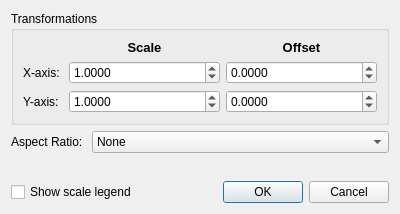
<?xml version="1.0" encoding="UTF-8"?>
<ui version="4.0">
 <class>Dialog</class>
 <widget class="QDialog" name="Dialog">
  <property name="geometry">
   <rect>
    <x>0</x>
    <y>0</y>
    <width>400</width>
    <height>214</height>
   </rect>
  </property>
  <property name="minimumSize">
   <size>
    <width>400</width>
    <height>214</height>
   </size>
  </property>
  <property name="maximumSize">
   <size>
    <width>16777215</width>
    <height>214</height>
   </size>
  </property>
  <property name="windowTitle">
   <string>Edit Image Transformations</string>
  </property>
  <layout class="QVBoxLayout" name="verticalLayout">
   <item>
    <widget class="QGroupBox" name="transform_group">
     <property name="styleSheet">
      <string notr="true"/>
     </property>
     <property name="title">
      <string>Transformations</string>
     </property>
     <layout class="QVBoxLayout" name="verticalLayout_2">
      <item>
       <layout class="QGridLayout" name="gridLayout_2">
        <item row="0" column="1">
         <widget class="QLabel" name="scale_header">
          <property name="font">
           <font>
            <pointsize>10</pointsize>
            <weight>75</weight>
            <bold>true</bold>
           </font>
          </property>
          <property name="text">
           <string>Scale</string>
          </property>
          <property name="alignment">
           <set>Qt::AlignCenter</set>
          </property>
         </widget>
        </item>
        <item row="0" column="2">
         <widget class="QLabel" name="offset_header">
          <property name="font">
           <font>
            <pointsize>10</pointsize>
            <weight>75</weight>
            <bold>true</bold>
           </font>
          </property>
          <property name="text">
           <string>Offset</string>
          </property>
          <property name="alignment">
           <set>Qt::AlignCenter</set>
          </property>
         </widget>
        </item>
        <item row="1" column="0">
         <widget class="QLabel" name="x_trans">
          <property name="text">
           <string>X-axis: </string>
          </property>
         </widget>
        </item>
        <item row="1" column="1">
         <widget class="QDoubleSpinBox" name="ui_xscale">
          <property name="sizePolicy">
           <sizepolicy hsizetype="Expanding" vsizetype="Fixed">
            <horstretch>0</horstretch>
            <verstretch>0</verstretch>
           </sizepolicy>
          </property>
          <property name="decimals">
           <number>4</number>
          </property>
          <property name="minimum">
           <double>0.000100000000000</double>
          </property>
          <property name="maximum">
           <double>99999.999899999995250</double>
          </property>
          <property name="value">
           <double>1.000000000000000</double>
          </property>
         </widget>
        </item>
        <item row="1" column="2">
         <widget class="QDoubleSpinBox" name="ui_xoffset">
          <property name="sizePolicy">
           <sizepolicy hsizetype="Expanding" vsizetype="Fixed">
            <horstretch>0</horstretch>
            <verstretch>0</verstretch>
           </sizepolicy>
          </property>
          <property name="decimals">
           <number>4</number>
          </property>
          <property name="minimum">
           <double>-99999.999899999995250</double>
          </property>
          <property name="maximum">
           <double>9999.999900000000707</double>
          </property>
         </widget>
        </item>
        <item row="2" column="0">
         <widget class="QLabel" name="y_trans">
          <property name="text">
           <string>Y-axis: </string>
          </property>
         </widget>
        </item>
        <item row="2" column="1">
         <widget class="QDoubleSpinBox" name="ui_yscale">
          <property name="sizePolicy">
           <sizepolicy hsizetype="Expanding" vsizetype="Fixed">
            <horstretch>0</horstretch>
            <verstretch>0</verstretch>
           </sizepolicy>
          </property>
          <property name="decimals">
           <number>4</number>
          </property>
          <property name="minimum">
           <double>0.000100000000000</double>
          </property>
          <property name="maximum">
           <double>99999.999899999995250</double>
          </property>
          <property name="value">
           <double>1.000000000000000</double>
          </property>
         </widget>
        </item>
        <item row="2" column="2">
         <widget class="QDoubleSpinBox" name="ui_yoffset">
          <property name="sizePolicy">
           <sizepolicy hsizetype="Expanding" vsizetype="Fixed">
            <horstretch>0</horstretch>
            <verstretch>0</verstretch>
           </sizepolicy>
          </property>
          <property name="decimals">
           <number>4</number>
          </property>
          <property name="minimum">
           <double>-99999.999899999995250</double>
          </property>
          <property name="maximum">
           <double>99999.999899999995250</double>
          </property>
         </widget>
        </item>
       </layout>
      </item>
     </layout>
    </widget>
   </item>
   <item>
    <layout class="QFormLayout" name="formLayout">
     <property name="fieldGrowthPolicy">
      <enum>QFormLayout::AllNonFixedFieldsGrow</enum>
     </property>
     <item row="0" column="1">
      <widget class="QComboBox" name="ui_aspect_ratio">
       <item>
        <property name="text">
         <string>None</string>
        </property>
       </item>
       <item>
        <property name="text">
         <string>Pixel-dependent</string>
        </property>
       </item>
       <item>
        <property name="text">
         <string>Scale-dependent</string>
        </property>
       </item>
      </widget>
     </item>
     <item row="0" column="0">
      <widget class="QLabel" name="aspect_ratio_label">
       <property name="text">
        <string>Aspect Ratio: </string>
       </property>
      </widget>
     </item>
    </layout>
   </item>
   <item>
    <layout class="QHBoxLayout" name="horizontalLayout_2">
     <property name="topMargin">
      <number>9</number>
     </property>
     <item>
      <widget class="QCheckBox" name="ui_legend_checkbox">
       <property name="text">
        <string>Show scale legend</string>
       </property>
      </widget>
     </item>
     <item>
      <widget class="QDialogButtonBox" name="button_box">
       <property name="orientation">
        <enum>Qt::Horizontal</enum>
       </property>
       <property name="standardButtons">
        <set>QDialogButtonBox::Cancel|QDialogButtonBox::Ok</set>
       </property>
      </widget>
     </item>
    </layout>
   </item>
  </layout>
 </widget>
 <resources/>
 <connections/>
</ui>
